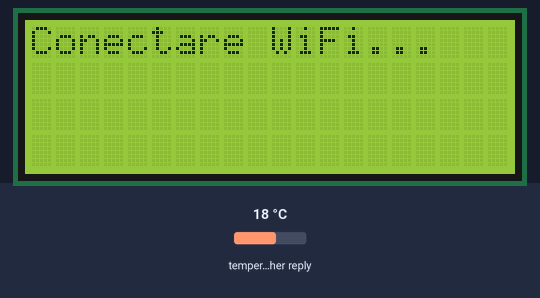
Bench run of a sketch on a simulated ESP32-S3. On the bench: 20×4 character LCD. The inputs (shaded band) are chosen by the test bench; at power-on: temperature in the weather reply 18 °C. WiFi joins after 1.5 s; servers stay silent unless stated; the local clock reads 2024-03-15 10:24:30 at power-on unless the sketch sets it; web services answer with replies made up by the test bench; what the sketch prints to the serial monitor is not drawn.

Above: at 0.2 s.
At 1.7 s:
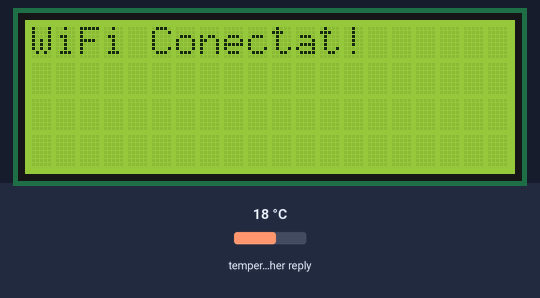
At 3.0 s:
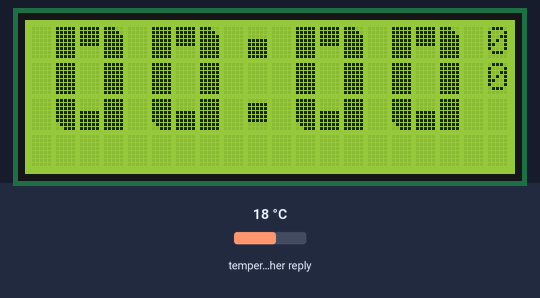
At 5.26 s:
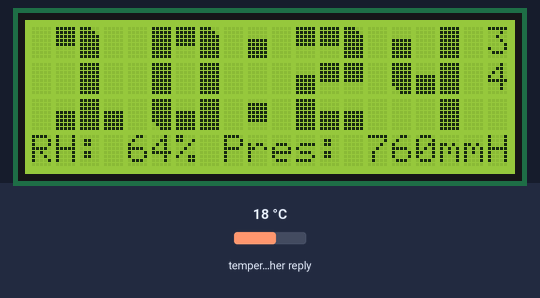
At 19.6 s:
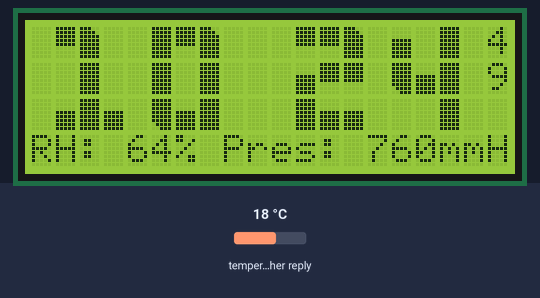
At 36.6 s:
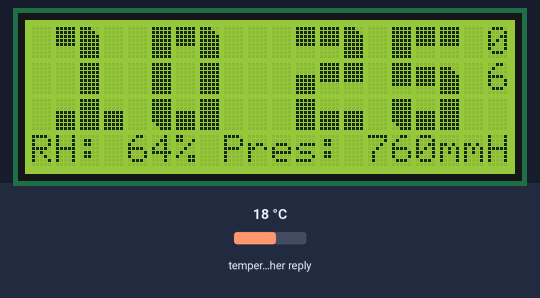

The sketch:

NTPclock_weather_v1d.ino
```cpp
// ============================================================================
// Ceas LCD 20x4 I2C (8/9) cu Open-Meteo Craiova pentru ESP32-S3 SuperMini (Nicu Florica / niq_ro)
// Adaptat dupa schita originala de la https://www.youtube.com/watch?v=8txWH-ZVqIE&t=1049s
// ============================================================================
/*
       +-----------------------+              +-----------------------+
       |   ESP32-S3 SUPERMINI  |              |    AFIȘAJ LCD 20X4    |
       |     (Vedere de sus)   |              |   (Modulul I2C spate) |
       +-----------------------+              +-----------------------+
       |                       |              |                       |
       |  [ 5V ]---------------+------------->| [ VCC ]               |
       |  [ GND]---------------+------------->| [ GND ]               |
       |                       |              |                       |
       |  [ IO8 ] (SDA)--------+------------->| [ SDA ]               |
       |  [ IO9 ] (SCL)--------+------------->| [ SCL ]               |
       |                       |              |                       |
       +-----------------------+              +-----------------------+
v.1.a - adaugat actualizare ora vara/iarna automat (DST)
v.1.b - adaugat test animatie tip "flip clock" pe 3 randuri pentru unitatile de minute (0..9)
v.1.c - extins animatia flip clock la toate cifrele + tranzitie la pornire din 00:00 in ora curenta
v.1.d - ascundere automata indice UV din textul derulant cand UV < 0.1
*/

#include <Wire.h>
#include <WiFi.h>
#include <WiFiMulti.h>
#include <WiFiClientSecure.h>
#include <HTTPClient.h>
#include <ArduinoJson.h>
#include <LiquidCrystal_I2C.h>
#include <time.h>

// Configurare pini I2C ceruti pentru ESP32-S3 SuperMini
#define I2C_SDA 8
#define I2C_SCL 9

// Initializare LCD 20x4 la adresa standard 0x27
LiquidCrystal_I2C lcd(0x27, 20, 4);

WiFiMulti wifiMulti;

char *Mon[] = {"Ian", "Feb", "Mar", "Apr", "Mai", "Iun", "Iul", "Aug", "Sep", "Oct", "Noi", "Dec"};
char *Day[] = {"Duminica", "Luni", "Marti", "Miercuri", "Joi", "Vineri", "Sambata"};

char ntp_server1[] = "pool.ntp.org";
char ntp_server2[] = "time.nist.gov";

// Variabile meteo Open-Meteo Craiova
int temperature = 0;
int umiditate = 0;
bool dateMeteoValide = false;
String stareVreme = "---";
int presiune_mmhg = 0;
int w_pres_mmhg = 0;
float w_temp = 0.0;
int w_hum = 0;
float w_uv_index = 0.0;
unsigned long ultimaVerificareMeteo = 0;

int msecond, second, minute, hour, dayOfWeek, dayOfMonth, month, year, dots;
unsigned long lastSecond = millis();
unsigned long currentMillis = 0;
unsigned long scrollMillis = 0;
unsigned long lastUpdateTime = 0;
unsigned long lastUpdateData = 0;
unsigned int stringLength;
char timeBuffer[100];

const int MESSAGE_LENGTH = sizeof(timeBuffer);
const int DISPLAY_WIDTH = 20;
int g_nPosition = 0;
String upperSec = "0";
String underSec = "0";

// Variabile pentru memorarea ultimelor cifre afisate (pentru animatia flip pe toate cele 4 cifre)
int prevHourTens = 0;
int prevHourUnit = 0;
int prevMinTens  = 0;
int prevMinUnit  = 0;

#define B 0x20

// Matricea de caractere mari pastrata din codul tau original
char bn1[] = {
  8, 2, 1, 2, 1, B, 2, 2, 1, 2, 2, 1, 3, B, 8, 8, 2, 2, 8, 2, 2, 2, 2, 8, 8, 2, 1, 8, 2, 1, 8, 2, 1, 8, 2, 1, 3, 2, 2, 8, 2, 1, 8, 2, 2, 8, 2, 2, 8, 2, 1, 8, B, 8, B, 8, B, B, B, 8, 8, B, 8, 8, B, B, 8, 3, 1, 8, B, 1, 8, 2, 1, 8, 2, 1, 8, 2, 1, 8, 2, 1, 8, 2, 5, 2, 8, 2, 8, B, 8, 8, B, 8, 8, B, 8, 8, B, 8, 8, B, 8, 2, 2, 1, B, B, B
};
char bn2[] = {
  8, B, 8, B, 8, B , 3, 2, 2, B, 6, 1, 4, 3, 8, 5, 6, 7, 8, 6, 7, B, 3, 2, 8, 6, 8, 5, 6, 8, 8, 6, 8, 8, 6, 1, 8, B, B, 8, B, 8, 8, 6, B, 8, 6, B, 8, B, 3, 8, 6, 8, B, 8, B, B, B, 8, 8, 6, 2, 8, B, B, 8, B, 8, 8, 4, 8, 8, B, 8, 8, 2, 2, 8, B, 8, 8, 3, 8, 2, 2, 1, B, 8, B, 8, B, 8, 8, B, 8, 8, B, 8, B, 6, B, 2, 3, 2, B, 6, B, B, B, B
};
char bn3[] = {
  4, 3, 8, 3, 8, 3, 8, 3, 3, 3, 3, 8, B, B, 8, 4, 3, 8, 4, 3, 8, B, 8, B, 4, 3, 8, B, B, 8, 8, B, 8, 8, 3, 8, 4, 3, 3, 8, 3, 8, 8, 3, 3, 8, B, B, 4, 3, 8, 8, B, 8, B, 8, B, 4, 8, B, 8, B, 1, 8, 3, 3, 8, B, 8, 8, B, 8, 4, 3, 8, 8, B, B, 4, 3, 7, 8, B, 1, 4, 3, 8, B, 8, B, 4, 3, 8, 2, 3, 2, 4, 2, 8, 8, B, 8, B, 8, B, 4, 3, 3, B, B, B
};

void DefineLargeChar();
void printSingleDigit(uint8_t digit, uint8_t position);
void flipSingleDigit(uint8_t oldDigit, uint8_t newDigit, uint8_t position);
void startupFlipTransition();
void printColons(uint8_t position);
void printNoColons(uint8_t position);
void getWeatherCraiova();
void updateTime();
void concatenate();
void scrollDisplay(int line, int speed);

void setup() {
  Serial.begin(115200);

  // Pornirea I2C cu pinii ceruti (8 si 9) inainte de initializarea LCD
  Wire.begin(I2C_SDA, I2C_SCL);

  lcd.begin();
  lcd.backlight();
  DefineLargeChar();
  lcd.clear();
  lcd.print("Conectare WiFi...");

  // Adaugare cele doua retele stabilite anterior
  wifiMulti.addAP("bbk", "internet");
  wifiMulti.addAP("bbk2", "internet2");

  while (wifiMulti.run() != WL_CONNECTED) {
    Serial.print(".");
    delay(500);
  }

  lcd.clear();
  lcd.print("WiFi Conectat!");
  delay(1000);

  // Fus orar Romania cu schimbare automata vara/iarna
  configTime(0, 0, ntp_server1, ntp_server2);
  setenv("TZ", "EET-2EEST,M3.5.0/3,M10.5.0/4", 1);
  tzset();

  lcd.clear();
  lcd.print("Sincronizare NTP...");

  struct tm timeinfo;
  while (!getLocalTime(&timeinfo)) {
    Serial.print(".");
    delay(500);
  }
  Serial.printf(
    "DST=%d  Ora=%02d:%02d:%02d\n",
    timeinfo.tm_isdst,
    timeinfo.tm_hour,
    timeinfo.tm_min,
    timeinfo.tm_sec
  );

  lcd.clear();
  updateTime();
  getWeatherCraiova();

  // Executa animatia de pornire din 00:00 in ora curenta
  startupFlipTransition();
}

void loop() {
  currentMillis = millis();

  // Verificare Wi-Fi si actualizari periodice
  if (WiFi.status() != WL_CONNECTED) {
    wifiMulti.run();
  }

  if ((currentMillis - lastUpdateTime) > 1000)
    updateTime();
  if ((currentMillis - lastUpdateData) > 900000) getWeatherCraiova(); // Update meteo la 15 minute
  if (year < 2000) updateTime();

  dots = (currentMillis % 1000) < 500;
  if (dots) printColons(9); else printNoColons(9);

  if ((millis() - lastSecond) > 1000) {
    lastSecond = millis();
    updateTime();

    if (second < 10) {
      upperSec = "0";
      underSec = String(second);
    } else {
      upperSec = String(second / 10);
      underSec = String(second % 10);
    }

    int curHourTens = hour / 10;
    int curHourUnit = hour % 10;
    int curMinTens  = minute / 10;
    int curMinUnit  = minute % 10;

    // 1. Zeci de ore (pozitia 1)
    if (curHourTens != prevHourTens) {
      flipSingleDigit(prevHourTens, curHourTens, 1);
      prevHourTens = curHourTens;
    } else {
      printSingleDigit(curHourTens, 1);
    }

    // 2. Unitati de ore (pozitia 5)
    if (curHourUnit != prevHourUnit) {
      flipSingleDigit(prevHourUnit, curHourUnit, 5);
      prevHourUnit = curHourUnit;
    } else {
      printSingleDigit(curHourUnit, 5);
    }

    // 3. Zeci de minute (pozitia 11)
    if (curMinTens != prevMinTens) {
      flipSingleDigit(prevMinTens, curMinTens, 11);
      prevMinTens = curMinTens;
    } else {
      printSingleDigit(curMinTens, 11);
    }

    // 4. Unitati de minute (pozitia 15)
    if (curMinUnit != prevMinUnit) {
      flipSingleDigit(prevMinUnit, curMinUnit, 15);
      prevMinUnit = curMinUnit;
    } else {
      printSingleDigit(curMinUnit, 15);
    }

    // Afisare secunde in dreapta sus
    lcd.setCursor(19, 0);
    lcd.print(upperSec);
    lcd.setCursor(19, 1);
    lcd.print(underSec);
  }

  concatenate();
  scrollDisplay(3, 350); // Derulare text pe linia 4
}

// ============================================================================
// FUNCTII ANIMATIE FLIP CLOCK & TRANZITIE PORNIRE
// ============================================================================

// Tranzitie la pornire: afiseaza 00:00 si face flip secvential catre ora curenta
void startupFlipTransition() {
  // Afisare initiala 00:00
  printSingleDigit(0, 1);
  printSingleDigit(0, 5);
  printColons(9);
  printSingleDigit(0, 11);
  printSingleDigit(0, 15);

  lcd.setCursor(19, 0); lcd.print("0");
  lcd.setCursor(19, 1); lcd.print("0");

  delay(550); // Pauza scurta pentru a se vedea 00:00 inainte de declansare

  // Reimprospatam ora exacta inainte de tranzitie
  updateTime();
  int targetHourTens = hour / 10;
  int targetHourUnit = hour % 10;
  int targetMinTens  = minute / 10;
  int targetMinUnit  = minute % 10;

  // Flip pe rand de la stanga la dreapta
  if (targetHourTens != 0) {
    flipSingleDigit(0, targetHourTens, 1);
    delay(80);
  }
  prevHourTens = targetHourTens;

  if (targetHourUnit != 0) {
    flipSingleDigit(0, targetHourUnit, 5);
    delay(80);
  }
  prevHourUnit = targetHourUnit;

  if (targetMinTens != 0) {
    flipSingleDigit(0, targetMinTens, 11);
    delay(80);
  }
  prevMinTens = targetMinTens;

  if (targetMinUnit != 0) {
    flipSingleDigit(0, targetMinUnit, 15);
  }
  prevMinUnit = targetMinUnit;

  // Actualizare finala pentru secundele curente
  updateTime();
  if (second < 10) {
    upperSec = "0";
    underSec = String(second);
  } else {
    upperSec = String(second / 10);
    underSec = String(second % 10);
  }
  lcd.setCursor(19, 0); lcd.print(upperSec);
  lcd.setCursor(19, 1); lcd.print(underSec);
  lastSecond = millis();
}

// Deseneaza o singura cifra mare (3 coloane x 3 randuri) la pozitia dorita
void printSingleDigit(uint8_t digit, uint8_t position) {
  lcd.setCursor(position, 0);
  lcd.write(bn1[digit * 3]); lcd.write(bn1[digit * 3 + 1]); lcd.write(bn1[digit * 3 + 2]);

  lcd.setCursor(position, 1);
  lcd.write(bn2[digit * 3]); lcd.write(bn2[digit * 3 + 1]); lcd.write(bn2[digit * 3 + 2]);

  lcd.setCursor(position, 2);
  lcd.write(bn3[digit * 3]); lcd.write(bn3[digit * 3 + 1]); lcd.write(bn3[digit * 3 + 2]);
}

// Executa animatia de cadere (flip) pe 3 randuri intre oldDigit si newDigit
void flipSingleDigit(uint8_t oldDigit, uint8_t newDigit, uint8_t position) {
  int flipDelay = 200; // Viteza animatiei in milisecunde

  // PASUL 1: Randul 0 primeste cifra NOUA (sus), Randul 1 primeste cifra VECHE (sus)
  lcd.setCursor(position, 0);
  lcd.write(bn1[newDigit * 3]); lcd.write(bn1[newDigit * 3 + 1]); lcd.write(bn1[newDigit * 3 + 2]);

  lcd.setCursor(position, 1);
  lcd.write(bn1[oldDigit * 3]); lcd.write(bn1[oldDigit * 3 + 1]); lcd.write(bn1[oldDigit * 3 + 2]);

  delay(flipDelay);

  // PASUL 2: Randul 1 primeste cifra NOUA (mijloc), Randul 2 primeste cifra VECHE (mijloc)
  lcd.setCursor(position, 1);
  lcd.write(bn2[newDigit * 3]); lcd.write(bn2[newDigit * 3 + 1]); lcd.write(bn2[newDigit * 3 + 2]);

  lcd.setCursor(position, 2);
  lcd.write(bn2[oldDigit * 3]); lcd.write(bn2[oldDigit * 3 + 1]); lcd.write(bn2[oldDigit * 3 + 2]);

  delay(flipDelay);

  // PASUL 3: Cifra NOUA completa
  printSingleDigit(newDigit, position);
}

// ============================================================================
// METEO OPEN-METEO CRAIOVA & TIMP NTP
// ============================================================================

void getWeatherCraiova() {
  if (WiFi.status() != WL_CONNECTED) {
    Serial.println("[VREME] WiFi deconectat!");
    return;
  }

  WiFiClient client;
  HTTPClient http;

  String urlWeather = "http://api.open-meteo.com/v1/forecast?latitude=44.31&longitude=23.80&current=temperature_2m,relative_humidity_2m,pressure_msl,weather_code,uv_index&forecast_days=1&timezone=auto";

  Serial.println("[VREME] Se preiau datele meteo și UV...");
  http.begin(client, urlWeather);
  int httpCode = http.GET();

  if (httpCode == HTTP_CODE_OK) {
    String payload = http.getString();
    DynamicJsonDocument doc(4096);
    DeserializationError error = deserializeJson(doc, payload);

    if (!error) {
      JsonObject current = doc["current"];
      w_temp = current["temperature_2m"].as<float>();
      w_hum = current["relative_humidity_2m"].as<int>();
      w_uv_index = current["uv_index"].as<float>();

      float pres_hpa = current["pressure_msl"].as<float>();
      if (pres_hpa > 0) {
        w_pres_mmhg = pres_hpa * 0.750062 + 0.5;
      }

      temperature = (int)round(w_temp);
      umiditate = w_hum;
      if (umiditate > 99) umiditate = 99;
      presiune_mmhg = w_pres_mmhg;

      int wmo = current["weather_code"].as<int>();
      if (wmo == 0)                    stareVreme = "Senin";
      else if (wmo >= 1 && wmo <= 3)   stareVreme = "Innorat";
      else if (wmo >= 45 && wmo <= 48) stareVreme = "Ceata";
      else if (wmo >= 51 && wmo <= 55) stareVreme = "Burnita";
      else if (wmo >= 61 && wmo <= 65) stareVreme = "Ploaie";
      else if (wmo >= 71 && wmo <= 75) stareVreme = "Zapada";
      else if (wmo >= 80 && wmo <= 82) stareVreme = "Averse";
      else if (wmo >= 95)              stareVreme = "Furtuna";
      else                             stareVreme = "Altfel";

      dateMeteoValide = true;
      lastUpdateData = millis();

      Serial.println("[VREME] Meteo & UV OK -> ");
      Serial.printf("Temp: %.1f°C, Hum: %d%%, UV: %.1f, Pres: %d mmHg, Stare: %s\n",
                    w_temp, w_hum, w_uv_index, presiune_mmhg, stareVreme.c_str());
    } else {
      dateMeteoValide = false;
    }
  } else {
    Serial.printf("[VREME] Eroare HTTP: %d\n", httpCode);
    dateMeteoValide = false;
  }
  http.end();
}

void updateTime() {
  struct tm timeinfo;

  if (getLocalTime(&timeinfo)) {
    year       = timeinfo.tm_year + 1900;
    month      = timeinfo.tm_mon;
    dayOfMonth = timeinfo.tm_mday;
    dayOfWeek  = timeinfo.tm_wday;

    hour       = timeinfo.tm_hour;
    minute     = timeinfo.tm_min;
    second     = timeinfo.tm_sec;

    lastUpdateTime = millis();

    static int oldDay = -1;
    if (oldDay != dayOfMonth) {
      oldDay = dayOfMonth;
      concatenate();
    }
  }
}

void concatenate() {
  int i;
  memset(timeBuffer, ' ', (MESSAGE_LENGTH - 1));

  if (dateMeteoValide) {
    if (w_uv_index >= 0.1) {
      snprintf(timeBuffer, (MESSAGE_LENGTH - 1), " %s %02d-%s-%04d Temp: %+d\337C RH: %d%% Pres: %dmmHg UV: %.1f (%s) ",
               Day[dayOfWeek], dayOfMonth, Mon[month], year, temperature, umiditate, presiune_mmhg, w_uv_index, stareVreme.c_str());
    } else {
      snprintf(timeBuffer, (MESSAGE_LENGTH - 1), " %s %02d-%s-%04d Temp: %+d\337C RH: %d%% Pres: %dmmHg (%s) ",
               Day[dayOfWeek], dayOfMonth, Mon[month], year, temperature, umiditate, presiune_mmhg, stareVreme.c_str());
    }
  } else {
    snprintf(timeBuffer, (MESSAGE_LENGTH - 1), " %s %02d-%s-%04d (Eroare Meteo) ",
             Day[dayOfWeek], dayOfMonth, Mon[month], year);
  }

  for (i = 0; i < 3; i++) {
    timeBuffer[(MESSAGE_LENGTH - 2) + i] = ' ';
  }

  String timestr = String(timeBuffer);
  stringLength = timestr.length();
}

void scrollDisplay(int line, int speed) {
  int i;
  if ((currentMillis - scrollMillis) > speed) {
    scrollMillis = millis();

    if (g_nPosition < stringLength - DISPLAY_WIDTH) {
      for (i = 0; i < DISPLAY_WIDTH; i++) {
        lcd.setCursor(i, line);
        lcd.print(timeBuffer[g_nPosition + i]);
        lcd.print(timeBuffer[stringLength] = ' ');
      }
    } else {
      int nChars = stringLength - g_nPosition;
      for (i = 0; i < nChars; i++) {
        lcd.setCursor(i, line);
        lcd.print(timeBuffer[g_nPosition + i]);
        lcd.print(timeBuffer[stringLength] = ' ');
      }
      for (i = 0; i < (DISPLAY_WIDTH - nChars); i++) {
        lcd.setCursor(nChars + i, line);
        lcd.print(timeBuffer[i]);
        lcd.print(timeBuffer[stringLength] = ' ');
      }
    }

    g_nPosition++;
    if (g_nPosition >= stringLength) {
      g_nPosition = 0;
    }
  }
}

void printColons(uint8_t position) {
  lcd.setCursor(position, 0); lcd.write(3);
  lcd.setCursor(position, 2); lcd.write(6);
}

void printNoColons(uint8_t position) {
  lcd.setCursor(position, 0); lcd.write(B);
  lcd.setCursor(position, 2); lcd.write(B);
}

void DefineLargeChar() {
  uint8_t cc1[8] = { B11100, B11110, B11111, B11111, B11111, B11111, B11111, B11111 };
  uint8_t cc2[8] = { B11111, B11111, B11111, B11111, B11111, B00000, B00000, B00000 };
  uint8_t cc3[8] = { B00000, B00000, B00000, B11111, B11111, B11111, B11111, B11111 };
  uint8_t cc4[8] = { B11111, B11111, B11111, B11111, B11111, B11111, B01111, B00111 };
  uint8_t cc5[8] = { B11111, B11111, B11111, B11111, B11111, B11111, B00000, B00000 };
  uint8_t cc6[8] = { B00000, B11111, B11111, B11111, B11111, B11111, B00000, B00000 };
  uint8_t cc7[8] = { B00000, B11100, B11110, B11111, B11111, B11111, B11111, B11111 };
  uint8_t cc8[8] = { B11111, B11111, B11111, B11111, B11111, B11111, B11111, B11111 };

  lcd.createChar(1, cc1); lcd.createChar(2, cc2); lcd.createChar(3, cc3); lcd.createChar(4, cc4);
  lcd.createChar(5, cc5); lcd.createChar(6, cc6); lcd.createChar(7, cc7); lcd.createChar(8, cc8);
}
```

Measured:
- what the display in image 1 shows lasts 1.0 s, from 1.7 s to 2.7 s
- what the display in image 2 shows lasts 0.6 s, from 2.9 s to 3.5 s
- what the display in image 3 shows lasts 0.5 s, from 5.0 s to 5.5 s
